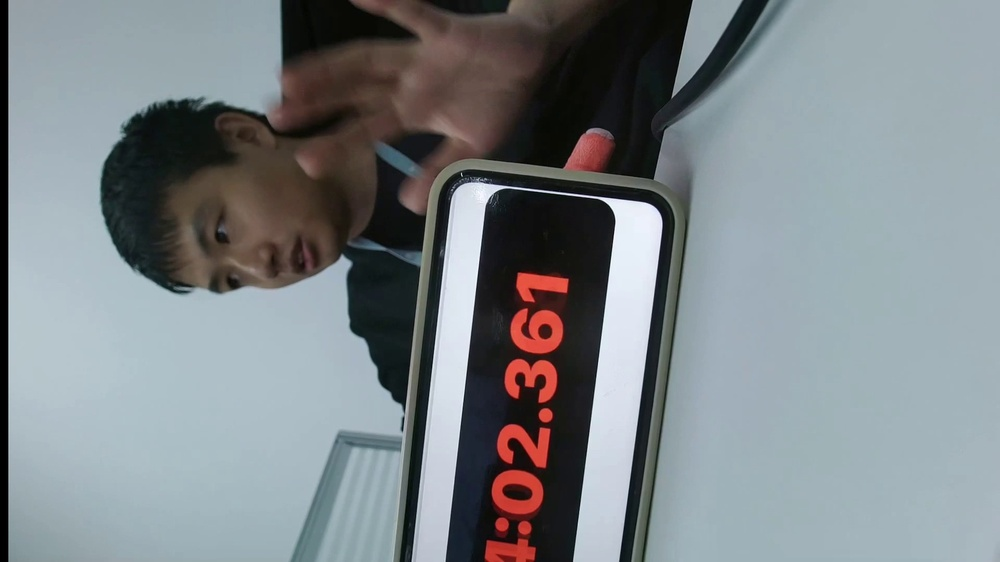
#> input picture ui/test/record/test/00000019.jpg, 1000 x 562 px, shrunk from 1920 x 1080 before the run
$ python '颜色替换2.py'
#> lines starting #> are read from the running program, lines starting #| are printed output that depends on the picture
# -*- coding:utf-8 -*-
#! python3
from PIL import Image
i = 1
j = 1
img = Image.open("00000019.jpg")#读取系统的内照片
#> img is the input picture: PIL image 1000x562 RGB; mean R, G, B 125.2, 131.8, 135.5

width = img.size[0]#长度
#> width = 1000
height = img.size[1]#宽度
#> height = 562
for i in range(0,width):#遍历所有长度的点
  for j in range(0,height):#遍历所有宽度的点
    data = (img.getpixel((i,j)))#打印该图片的所有点
    if (abs(data[0] - 220) > 20 or abs(data[1] - 76) > 20 or abs(data[2] - 60) > 20):#RGBA的r值大于170，并且g值大于170,并且b值大于170
      img.putpixel((i,j),(0,0,0,0))#则这些像素点的颜色改成大红色
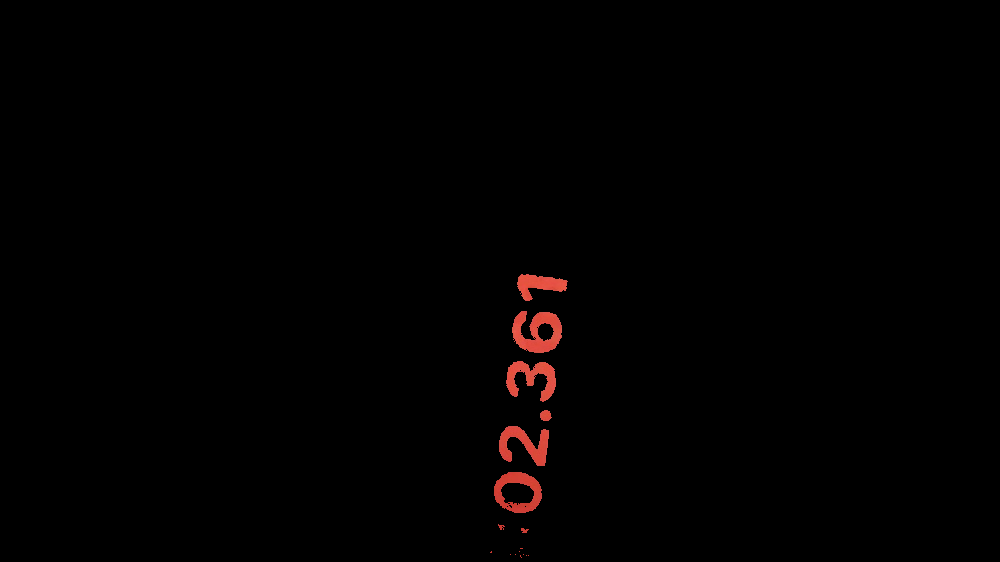
#> img: PIL image 1000x562 RGB; mean R, G, B 2, 0.7, 0.6
img = img.convert("RGB")#把图片强制转成RGB
img.save("D:\\testee1.jpg")#保存修改像素点后的图片
